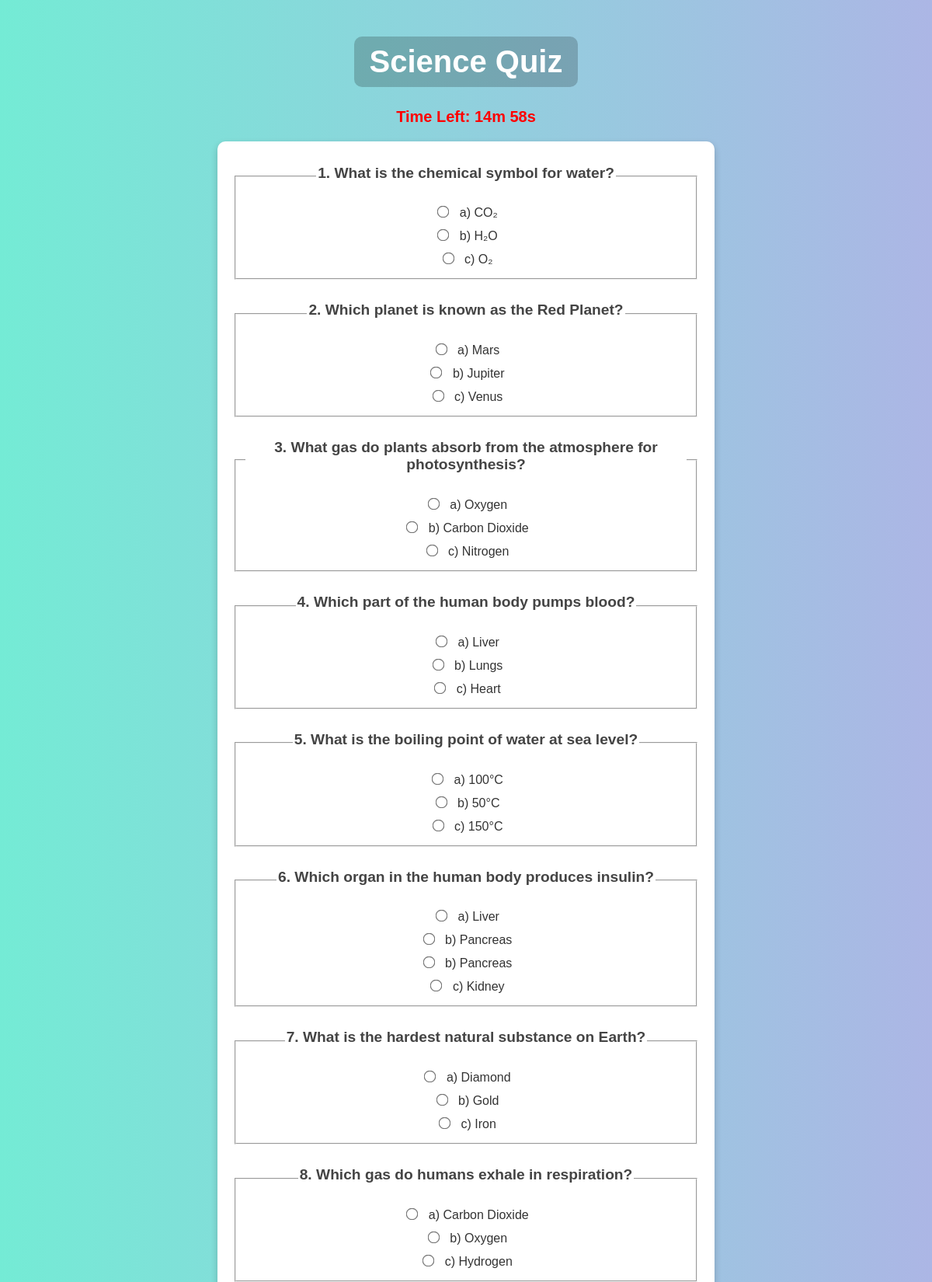
Page /science (upper part) on the committed database.
### myapp/models.py (models this page shows)
class Question(models.Model):
    text = models.TextField()
    page = models.CharField(max_length=100,null=True)  # Different quiz topics

class Option(models.Model):
    question = models.ForeignKey(Question, on_delete=models.CASCADE, related_name='options')
    text = models.CharField(max_length=255,null=True)
    is_correct = models.BooleanField(default=False)  # Marks the correct answer

### myapp/views.py (the view)
# urls.py: path('science',views.sci,name='science'),
def sci(request):
    questions = Question.objects.filter(page='science')
    return render(request, 'science.html', {'questions': questions})

### myapp/templates/science.html (shortened to what this page needs)
{% load static %}
<!DOCTYPE html>
<html lang="en">
<head>
    <link rel="stylesheet" href="{% static 'eco.css' %}">
</head>
<body>
    <h1>Science Quiz</h1>
     <div id="timer" style="font-size: 20px; color: red; font-weight: bold;">
        Time Left: <span id="countdown"></span>
    </div>
    <form id="quiz-form" method="POST" action="{% url 'quiz_submission' %}">
        {% for question in questions %}
            <fieldset>
                <legend><h3>{{ question.text }}</h3></legend>
                {% for option in question.options.all %}
                    <label>
                        <input type="radio" name="question_{{ question.id }}" value="{{ option.id }}" required>
                        {{ option.text }}
                    </label><br>
                {% endfor %}
            </fieldset>
            <br>
        {% empty %}
            <p>No questions available for this quiz.</p>
        {% endfor %}
        <br>
    </form>
</body>
</html>

### myapp/static/eco.css (style rules this page uses)
body { font-family: Arial, sans-serif; background: linear-gradient(to right, #74ebd5, #acb6e5); color: #333; text-align: center; margin: 0; padding: 20px; animation: fadeIn 1.5s ease-in-out; }
h1 { font-size: 2.5rem; color: #fff; background: rgba(0, 0, 0, 0.2); display: inline-block; padding: 10px 20px; border-radius: 10px; animation: slideDown 1s ease-in-out; }
form { background: #ffffff; max-width: 600px; margin: 20px auto; padding: 20px; border-radius: 10px; box-shadow: 0px 4px 10px rgba(0, 0, 0, 0.2); animation: fadeInUp 1s ease-in-out; }
h3 { font-size: 1.2rem; color: #444; margin-top: 10px; }
input[type="radio"] { margin-right: 10px; transform: scale(1.2); cursor: pointer; }
label { display: inline-block; padding: 5px; transition: 0.3s; }

### rows in the picture
Question: text "1. What is the chemical symbol for water?"
Option: text "a) CO₂"
Option: text "b) H₂O"
Option: text "c) O₂"
Question: text "2. Which planet is known as the Red Planet?"
Option: text "a) Mars"
Option: text "b) Jupiter"
Option: text "c) Venus"
Question: text "3. What gas do plants absorb from the atmosphere for photosynthesis?"
Option: text "a) Oxygen"
Option: text "b) Carbon Dioxide"
Option: text "c) Nitrogen"
Question: text "4. Which part of the human body pumps blood?"
Option: text "a) Liver"
Option: text "b) Lungs"
Option: text "c) Heart"
Question: text "5. What is the boiling point of water at sea level?"
Option: text "a) 100°C"
Option: text "b) 50°C"
Option: text "c) 150°C"
Question: text "6. Which organ in the human body produces insulin?"
Option: text "a) Liver"
Option: text "b) Pancreas"
Option: text "b) Pancreas"
Option: text "c) Kidney"
Question: text "7. What is the hardest natural substance on Earth?"
Option: text "a) Diamond"
Option: text "b) Gold"
Option: text "c) Iron"
Question: text "8. Which gas do humans exhale in respiration?"
Option: text "a) Carbon Dioxide"
Option: text "b) Oxygen"
Option: text "c) Hydrogen"
